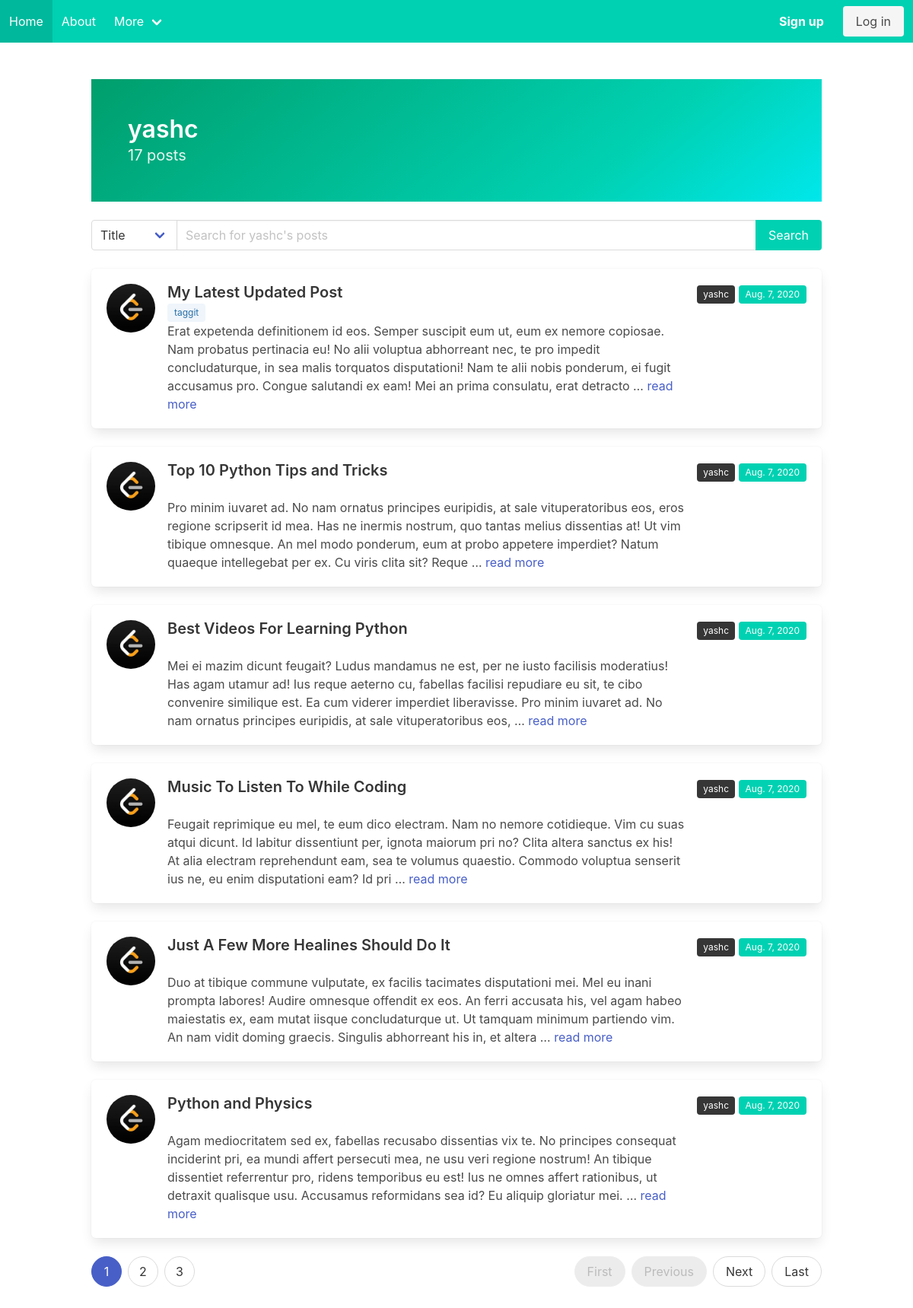
The page /user/yashc on the database as committed earlier.
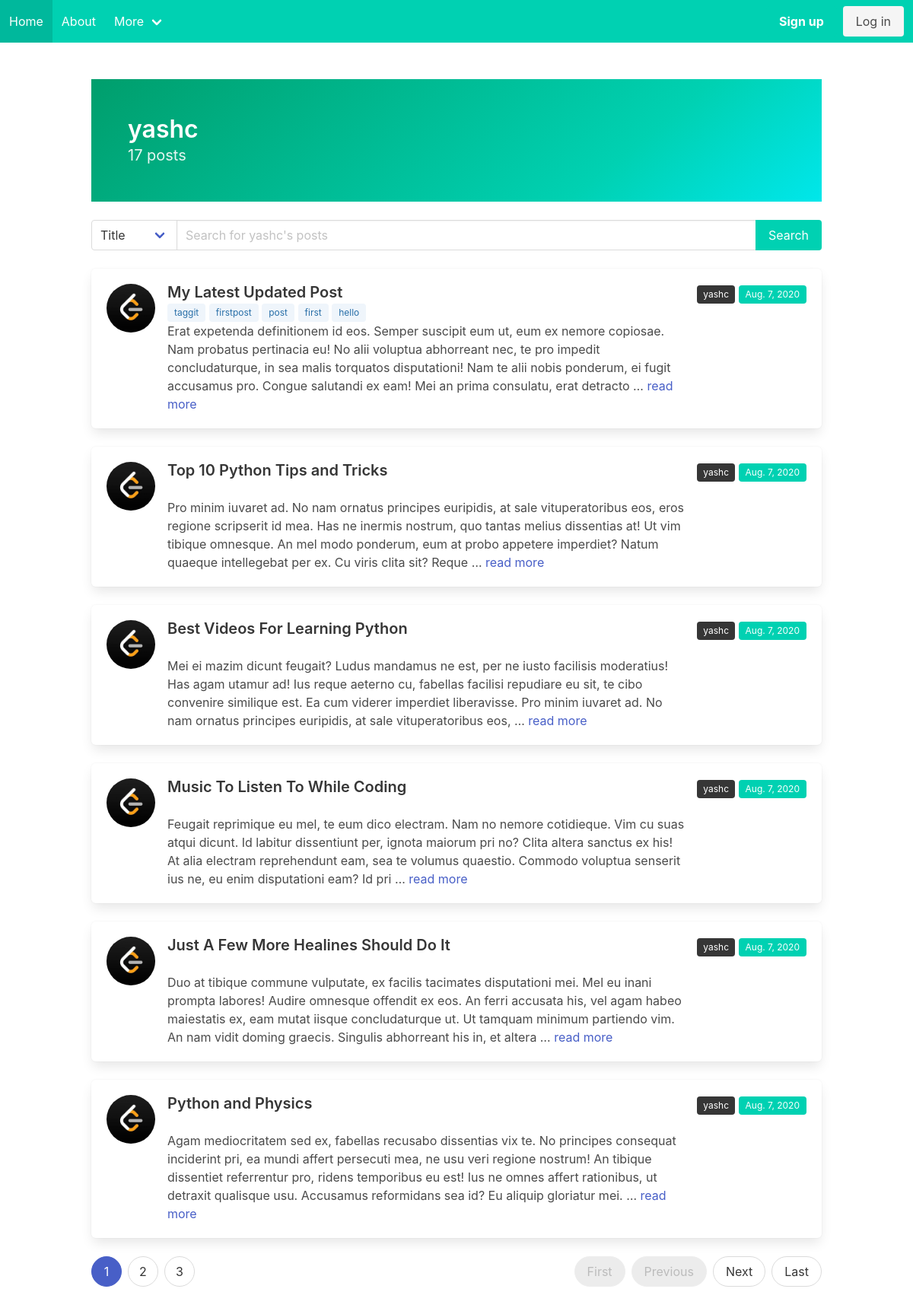
The same page on the database as committed later.
### blog/models.py (models this page shows, shortened)
class Post(models.Model):
    title = models.CharField(max_length=100)
    content = models.TextField()
    date_posted = models.DateTimeField(auto_now_add=True)
    author = models.ForeignKey(User, on_delete=models.CASCADE)
    view_count = models.PositiveIntegerField(default=0)
    tags = TaggableManager()
    TAGGIT_CASE_INSENSITIVE = True

### users/models.py (models this page shows, shortened)
class Profile(models.Model):
    user = models.OneToOneField(User, on_delete=models.CASCADE)
    image = models.ImageField(default='default.jpg', upload_to='profile_pics')

### blog/views.py (the view)
# urls.py: path('user/<str:username>', UserPostListView.as_view(), name='user-posts'),
class UserPostListView(ListView):
    model = Post
    template_name = 'blog/user_posts.html'
    context_object_name = 'posts'
    ordering = ['-date_posted']
    paginate_by = 6
    def get_queryset(self):
        user = get_object_or_404(User, username=self.kwargs.get('username'))
        option = self.request.GET.get('options')
        query = self.request.GET.get('search')
        result = Post.objects
        if query: result = getResult(option, query)
        result = result.filter(author=user)
        return result.order_by('-date_posted')
    def get_context_data(self, **kwargs):
        context = super().get_context_data(**kwargs)
        option = self.request.GET.get('options')
        query = self.request.GET.get('search')
        if not query:
            query = ''
        context['option'] = option
        context['query'] = query
        return context

### blog/templates/blog/user_posts.html (shortened to what this page needs)
{% extends "blog/base.html" %}
{% block content %}
{% load humanize %}
<section class="hero is-primary is-bold">
    <div class="hero-body">
        <div class="container">
            <h1 class="title">
                {{ view.kwargs.username }}
            </h1>
            <h2 class="subtitle">
                {{ page_obj.paginator.count }} posts
            </h2>
        </div>
    </div>
</section>
<br>
<form method="GET" action="">
    <div class="field has-addons has-addons-centered">
        <p class="control">
            <span class="select">
                <select name="options">
                    <option value="title">Title</option>
                </select>
            </span>
        </p>
        <p class="control is-expanded">
            <input class="input" type="search" placeholder="Search for {{view.kwargs.username}}'s posts"
                value="{{query}}" name="search">
        </p>
        <p class="control" type="submit">
            <button class="button is-primary">
                Search
            </button>
        </p>
    </div>
</form>
<br>
{% for post in posts %}
<div class="box">
    <article class="media">
        <figure class="media-left">
            <a href="{% url 'user-posts' post.author.username %}" class="image is-64x64">
                <img class="is-rounded" src="{{ post.author.profile.image.url }}">
            </a>
        </figure>
        <div class="media-content">
            <div class="content">
                <a href="{% url 'post-detail' post.id %}">
                    <strong class="title is-5">{{post.title}}</strong>
                </a>
                <br>
                {% for tag in post.tags.all %}
                <a href="?options=tag&search={{tag}}" class="tag is-info is-light">{{tag}}</a>
                {% endfor %}
                <br>
                {{post.content|truncatewords:50}}
                {% if post.content|wordcount > 50 %}
                <a href="{% url 'post-detail' post.id %}">read more</a>
                {% endif %}
            </div>
        </div>
        <div class="media-right">
            <a class="px-2 tag is-dark" href="{% url 'user-posts' post.author.username %}">{{post.author}}</a>
            <small class="tag is-primary">{{post.date_posted|naturalday}}</small>
        </div>
    </article>
</div>
{% endfor %}
<nav class="pagination is-rounded" role="navigation" aria-label="pagination">
    {% if is_paginated %}
    {% if page_obj.has_previous %}
    <a class="pagination-previous" href="?page=1">First</a>
    <a class="pagination-previous" href="?page={{ page_obj.previous_page_number }}">Previous</a>
    {% else %}
    <a class="pagination-previous" title="This is the first page" disabled>First</a>
    <a class="pagination-previous" title="This is the first page" disabled>Previous</a>
    {% endif %}
    <ul class="pagination-list">
        {% for num in page_obj.paginator.page_range %}
        {% if page_obj.number == num %}
        <li>
            <a class="pagination-link is-current" aria-label="Page {{ num }}" aria-current="page"
                href="?page={{ num }}">{{ num }}</a>
        </li>
        {% elif num > page_obj.number|add:'-3' and num < page_obj.number|add:'3' %}
        <li>
            <a class="pagination-link" aria-label="Goto page {{ num }}" href="?page={{ num}}">{{ num }}</a>
        </li>
        {% endif %}
        {% endfor %}
    </ul>
    {% if page_obj.has_next %}
    <a class="pagination-next" href="?page={{ page_obj.next_page_number }}">Next</a>
    <a class="pagination-next" href="?page={{ page_obj.paginator.num_pages }}">Last</a>
    {% else %}
    <a class="pagination-next" title="This is the last page" disabled>Next</a>
    <a class="pagination-next" href="?page={{ page_obj.paginator.num_pages }}">Last</a>
    {% endif %}
    {% endif %}
</nav>
{% endblock content %}

Rows that differ between the two databases and show on the page:
added Tag: name "firstpost", shown under Post "My Latest Updated Post"
added Tag: name "post", shown under Post "My Latest Updated Post"
added Tag: name "first", shown under Post "My Latest Updated Post"
added Tag: name "hello", shown under Post "My Latest Updated Post"
